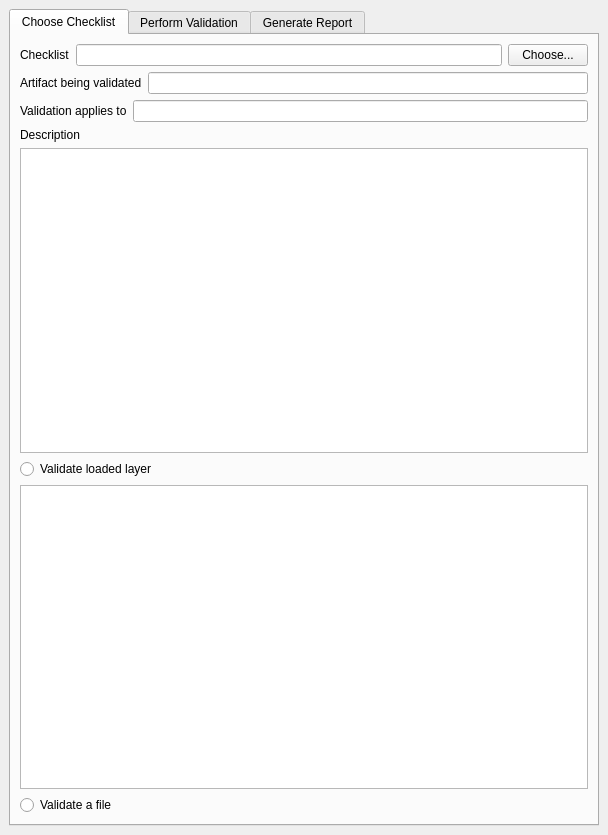
<?xml version="1.0" encoding="UTF-8"?>
<ui version="4.0">
 <class>DockWidget</class>
 <widget class="QDockWidget" name="DockWidget">
  <property name="geometry">
   <rect>
    <x>0</x>
    <y>0</y>
    <width>608</width>
    <height>835</height>
   </rect>
  </property>
  <property name="windowTitle">
   <string>DockWidget</string>
  </property>
  <widget class="QWidget" name="dockWidgetContents">
   <layout class="QVBoxLayout" name="verticalLayout">
    <item>
     <widget class="QTabWidget" name="tab_widget">
      <property name="currentIndex">
       <number>0</number>
      </property>
      <widget class="QWidget" name="choose_checklist_tab">
       <attribute name="title">
        <string>Choose Checklist</string>
       </attribute>
       <layout class="QVBoxLayout" name="verticalLayout_4">
        <item>
         <layout class="QHBoxLayout" name="horizontalLayout">
          <item>
           <widget class="QLabel" name="label_2">
            <property name="text">
             <string>Checklist</string>
            </property>
           </widget>
          </item>
          <item>
           <widget class="QLineEdit" name="lineEdit">
            <property name="readOnly">
             <bool>false</bool>
            </property>
           </widget>
          </item>
          <item>
           <widget class="QPushButton" name="choose_checklist_pb">
            <property name="text">
             <string>Choose...</string>
            </property>
           </widget>
          </item>
         </layout>
        </item>
        <item>
         <layout class="QHBoxLayout" name="horizontalLayout_2">
          <item>
           <widget class="QLabel" name="label">
            <property name="text">
             <string>Artifact being validated</string>
            </property>
           </widget>
          </item>
          <item>
           <widget class="QLineEdit" name="lineEdit_3"/>
          </item>
         </layout>
        </item>
        <item>
         <layout class="QHBoxLayout" name="horizontalLayout_3">
          <item>
           <widget class="QLabel" name="label_4">
            <property name="text">
             <string>Validation applies to</string>
            </property>
           </widget>
          </item>
          <item>
           <widget class="QLineEdit" name="lineEdit_2"/>
          </item>
         </layout>
        </item>
        <item>
         <widget class="QLabel" name="label_3">
          <property name="text">
           <string>Description</string>
          </property>
         </widget>
        </item>
        <item>
         <widget class="QTextEdit" name="textEdit"/>
        </item>
        <item>
         <widget class="QRadioButton" name="radioButton">
          <property name="text">
           <string>Validate loaded layer</string>
          </property>
         </widget>
        </item>
        <item>
         <widget class="QListView" name="listView"/>
        </item>
        <item>
         <layout class="QHBoxLayout" name="horizontalLayout_4">
          <item>
           <widget class="QRadioButton" name="radioButton_2">
            <property name="text">
             <string>Validate a file</string>
            </property>
           </widget>
          </item>
          <item>
           <widget class="QgsFileWidget" name="mQgsFileWidget"/>
          </item>
         </layout>
        </item>
       </layout>
      </widget>
      <widget class="QWidget" name="perform_validation_tab">
       <attribute name="title">
        <string>Perform Validation</string>
       </attribute>
       <layout class="QVBoxLayout" name="verticalLayout_3">
        <item>
         <widget class="QLabel" name="label_5">
          <property name="text">
           <string>Checklist items</string>
          </property>
         </widget>
        </item>
        <item>
         <widget class="QTreeView" name="treeView"/>
        </item>
        <item>
         <layout class="QHBoxLayout" name="horizontalLayout_5">
          <item>
           <spacer name="horizontalSpacer">
            <property name="orientation">
             <enum>Qt::Horizontal</enum>
            </property>
            <property name="sizeHint" stdset="0">
             <size>
              <width>40</width>
              <height>20</height>
             </size>
            </property>
           </spacer>
          </item>
          <item>
           <widget class="QPushButton" name="pushButton_2">
            <property name="text">
             <string>Clear all checks</string>
            </property>
           </widget>
          </item>
         </layout>
        </item>
       </layout>
      </widget>
      <widget class="QWidget" name="generate_report_tab">
       <attribute name="title">
        <string>Generate Report</string>
       </attribute>
       <layout class="QVBoxLayout" name="verticalLayout_2">
        <item>
         <layout class="QHBoxLayout" name="horizontalLayout_6">
          <item>
           <widget class="QLabel" name="label_6">
            <property name="text">
             <string>Save report to</string>
            </property>
           </widget>
          </item>
          <item>
           <widget class="QgsFileWidget" name="mQgsFileWidget_2"/>
          </item>
         </layout>
        </item>
        <item>
         <spacer name="verticalSpacer">
          <property name="orientation">
           <enum>Qt::Vertical</enum>
          </property>
          <property name="sizeHint" stdset="0">
           <size>
            <width>20</width>
            <height>682</height>
           </size>
          </property>
         </spacer>
        </item>
        <item>
         <widget class="QPushButton" name="pushButton_3">
          <property name="text">
           <string>Generate report</string>
          </property>
         </widget>
        </item>
       </layout>
      </widget>
     </widget>
    </item>
   </layout>
  </widget>
 </widget>
 <customwidgets>
  <customwidget>
   <class>QgsFileWidget</class>
   <extends>QWidget</extends>
   <header>qgsfilewidget.h</header>
  </customwidget>
 </customwidgets>
 <resources/>
 <connections/>
</ui>
